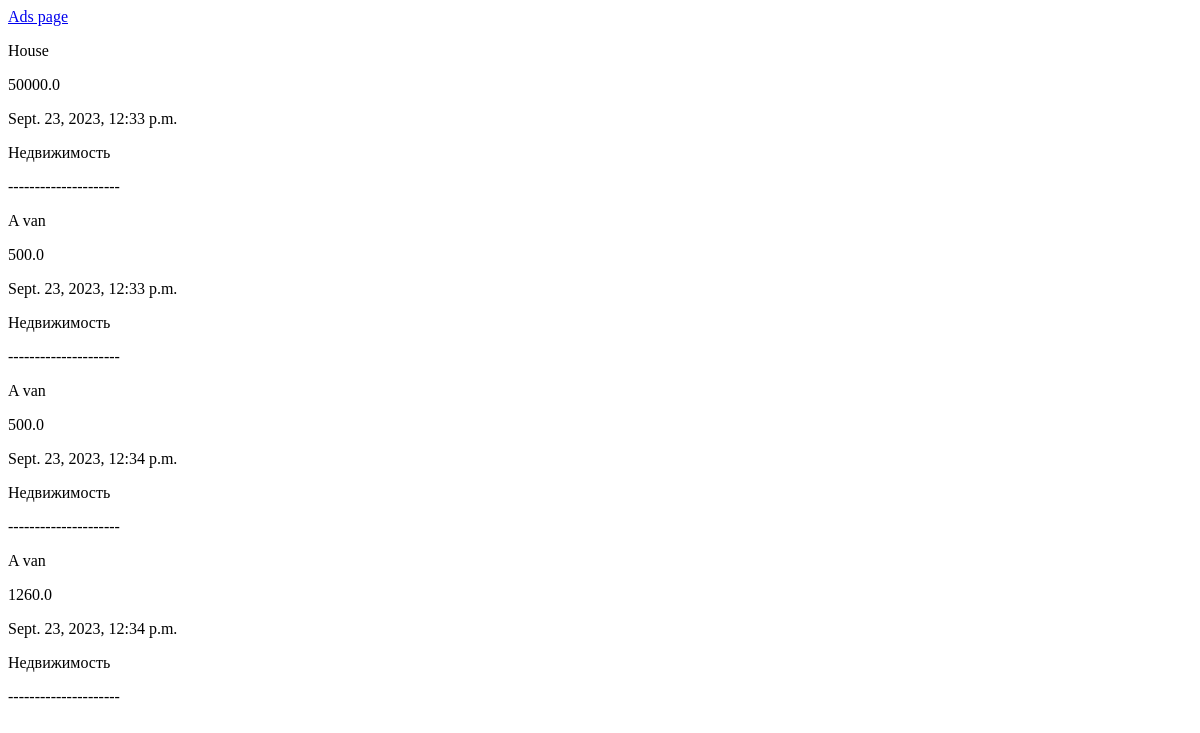
The page /list/ (signed in) on the database as committed earlier.
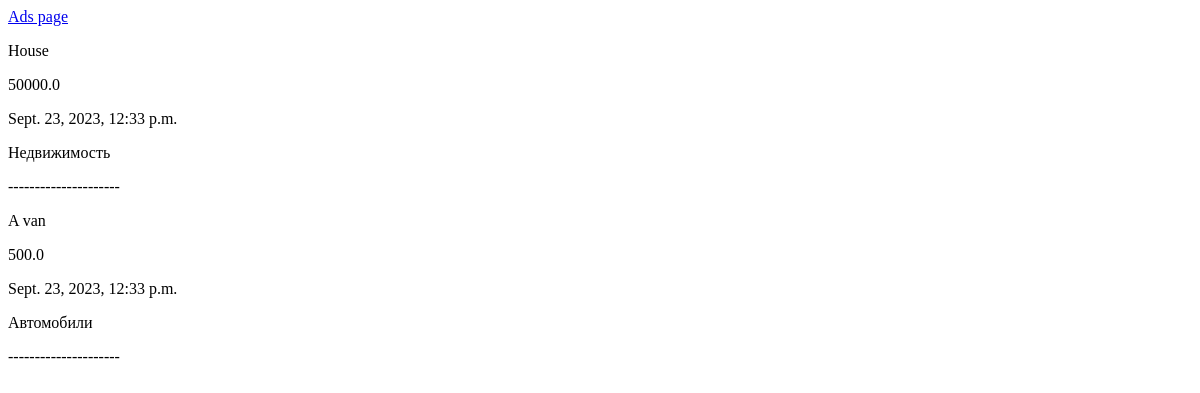
The same page on the database as committed later.
### Advertisements/models.py (models this page shows, shortened)
class Advertisement(models.Model):
    title = models.CharField(max_length=30)
    price = models.FloatField()
    date = models.DateTimeField(auto_now_add=True, db_index=True)
    rubric = models.ForeignKey('Rubric', null=True, on_delete=models.PROTECT, name='rubric')
    class Meta:
        verbose_name_plural = 'Advertisements'
        verbose_name = 'Advertisement'

class Rubric(models.Model):
    name = models.CharField(max_length=30, db_index=True, verbose_name='rubric')
    def __str__(self):
        return f'{self.name}'

### Advertisements/views.py (the view)
# urls.py: path('list/', MyHomeListView.as_view(), name='list'),
class MyHomeListView(ListView):
    model = Advertisement
    template_name = 'ads_list.html'
    context_object_name = 'list'

### Advertisements/templates/ads_list.html (shortened to what this page needs)
<!DOCTYPE html>
<html lang="en">
<head>
</head>
<body>
    <a href="{% url 'Advertisements:index' %}">Ads page</a>
    {% if user.is_authenticated %}
    {% if list %}
    {% for elem in list %}
    <p>{{ elem.title }}</p>
    <p>{{ elem.price }}</p>
    <p>{{ elem.date }}</p>
    <p>{{ elem.rubric}}</p>
    <p> --------------------- </p>
    {% endfor %}
    {% else %}
    <h3> Database is empty </h3>
    {% endif %}
    {% else %}
    <h3> You are not authenticated </h3>
    {% endif %}
</body>
</html>

Rows that differ between the two databases and show on the page:
removed Advertisement: title "A van", price "500.0", date "Sept. 23, 2023, 12:34 p.m.", rubric "Недвижимость"
removed Advertisement: title "A van", price "1260.0", date "Sept. 23, 2023, 12:34 p.m.", rubric "Недвижимость"
changed Advertisement "A van": rubric "Недвижимость" → "Автомобили"
